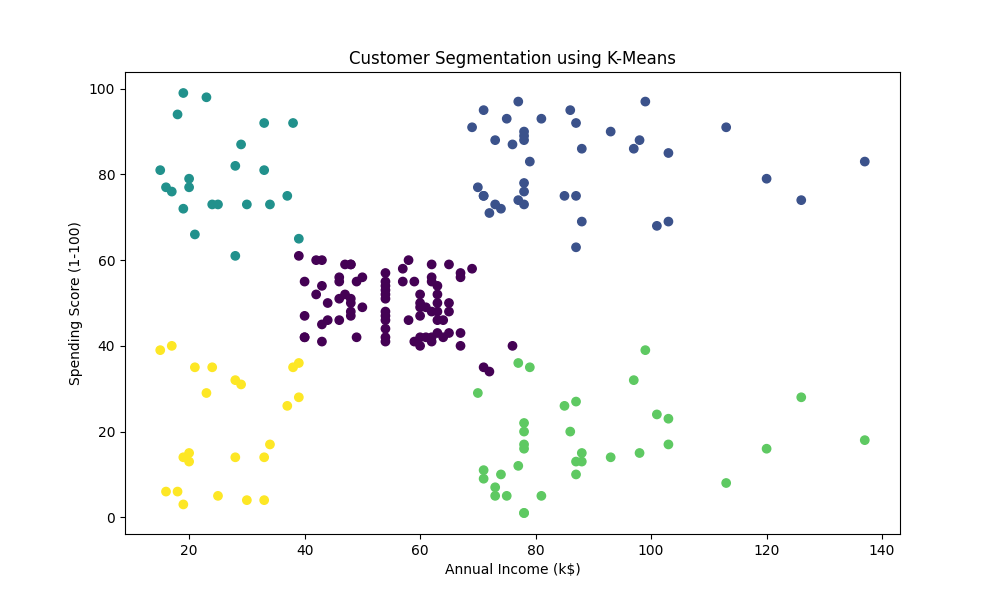

Write Python code to recreate this figure.
import pandas as pd
import matplotlib.pyplot as plt
from sklearn.cluster import KMeans

output_path = r"D:\Internship Projects Thirex\Task2_Customer_Segmentation"

df = pd.read_csv("Mall_Customers.csv")

print("First 5 Rows:")
print(df.head())

print("\nDataset Shape:")
print(df.shape)

print("\nMissing Values:")
print(df.isnull().sum())

X = df[['Annual Income (k$)', 'Spending Score (1-100)']]

kmeans = KMeans(
    n_clusters=5,
    random_state=42,
    n_init=10
)

df['Cluster'] = kmeans.fit_predict(X)

print("\nCluster Distribution:")
print(df['Cluster'].value_counts())

df.to_csv(
    f"{output_path}\\Customer_Segments.csv",
    index=False
)

plt.figure(figsize=(10, 6))

plt.scatter(
    df['Annual Income (k$)'],
    df['Spending Score (1-100)'],
    c=df['Cluster']
)

plt.xlabel('Annual Income (k$)')
plt.ylabel('Spending Score (1-100)')
plt.title('Customer Segmentation using K-Means')

plt.savefig(
    f"{output_path}\\customer_segmentation.png"
)

plt.show()

print("\nFiles Generated Successfully:")
print(f"1. {output_path}\\Customer_Segments.csv")
print(f"2. {output_path}\\customer_segmentation.png")
